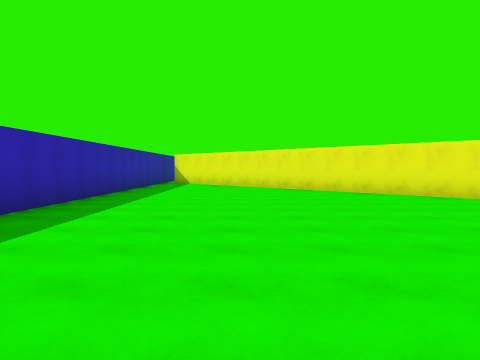
View 1 (above)

15 first-person views from a walk through a 3-D level made in the Unity game engine. The camera is 1.5 m above the floor, tilts 2° down and sees 70° across. The floor is counted in squares, 2.4 m on a side. Each view is taken from the middle of a square. On the plan, view 1 faces up. The plan holds only what a view shows up to about 10 squares ahead; the rest is blank. The player is left out.

View 2
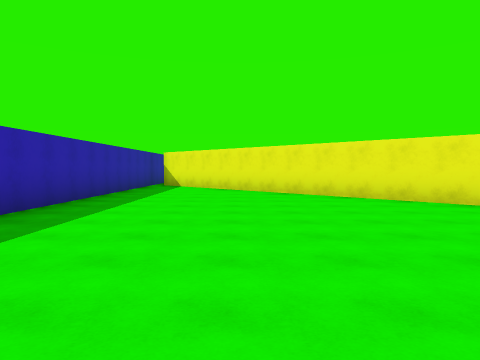

View 3
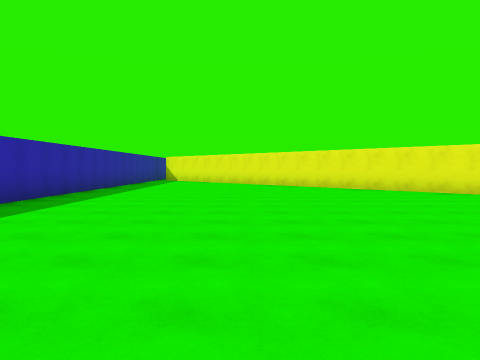

View 4
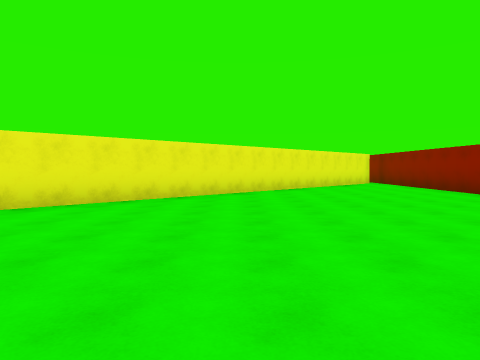

View 5
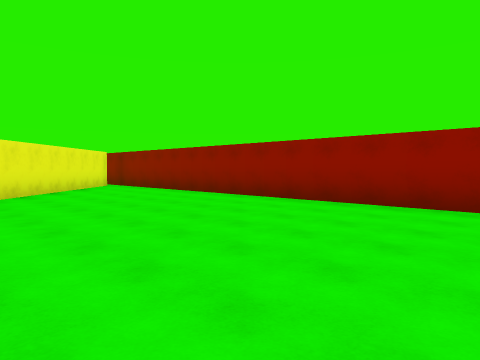

View 6
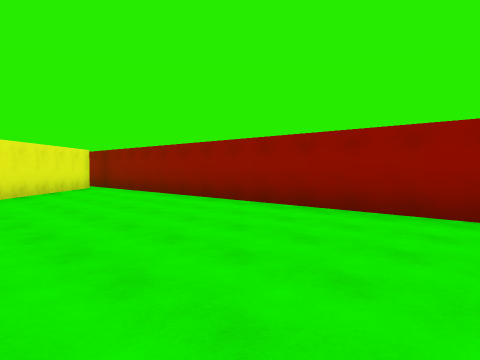

View 7
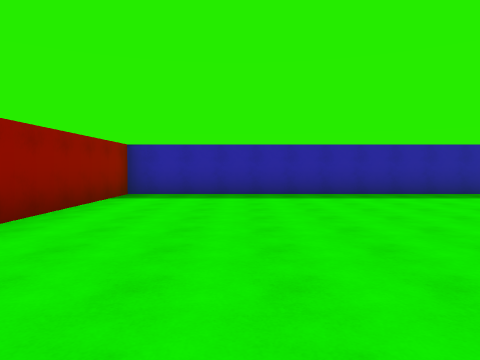

View 8
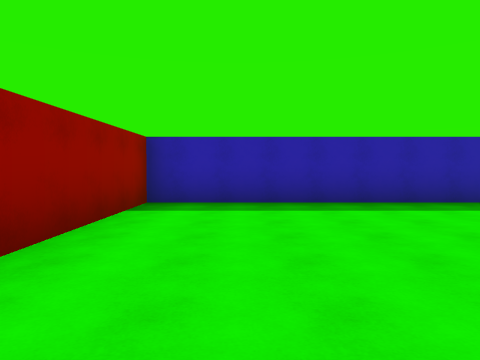

View 9
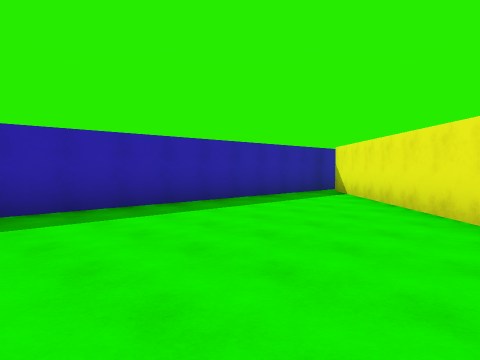

View 10
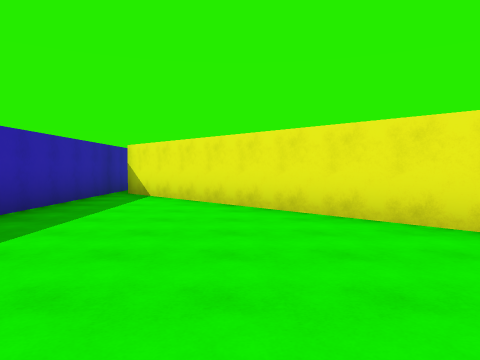

View 11
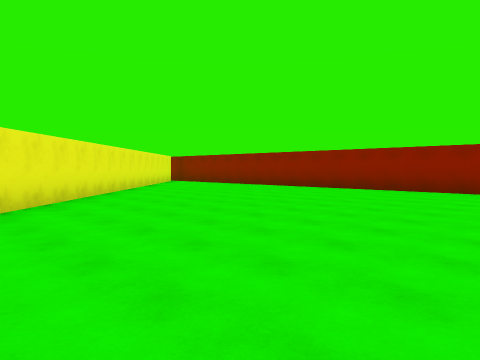

View 12
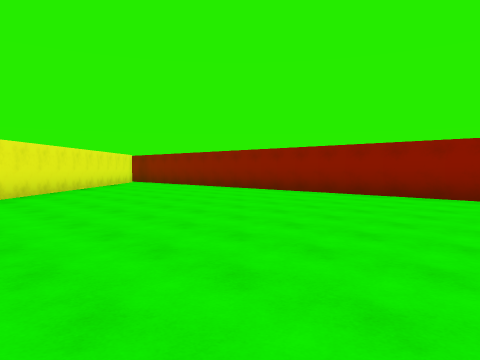

View 13
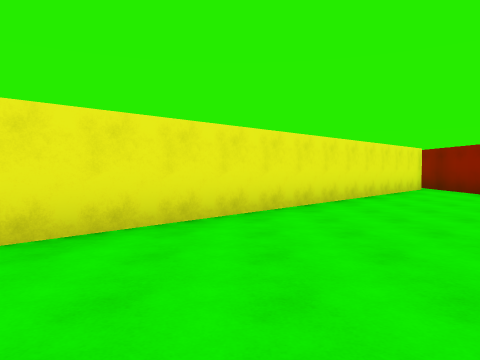

View 14
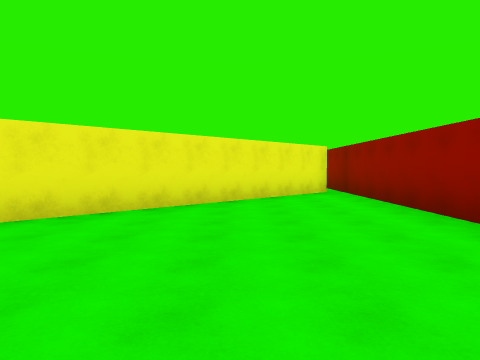

View 15
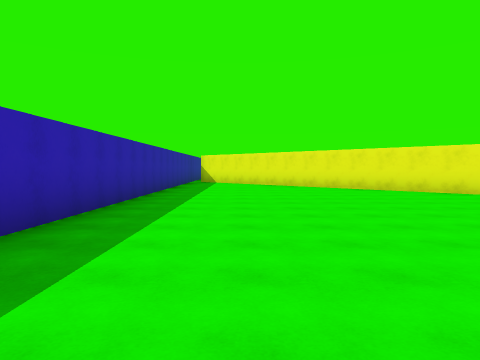

### Floor plan
Points are (right, up) in squares from view 1. A wall is a line through its corners. A room is listed if a view was taken in it or the views show most of it. See-through windows are left out.
Room 1 (views 1, 2, 3, 4, 5, 6, 7, 8, 9, 10, 11, 12, 13, 14, 15)
walls: (-3.2, 12.6) (-3.2, -3.7) (14, -3.7); (15, -3.3) (-1.9, 13.5)
ways out: opening at (-3, 13)

Positions as (right, up) in squares from view 1, and headings:
1: (0, 0), facing up
2: (0, 2), facing up
3: (1, -3), facing up
4: (1, 2), facing right
5: (3, 2), facing down-right
6: (4, 1), facing down-right
7: (5, -1), facing left
8: (3, -2), facing left
9: (2, 6), facing up-left
10: (0, 6), facing up
11: (1, 6), facing down-right
12: (1, 4), facing down-right
13: (5, 2), facing right
14: (6, -1), facing right
15: (-1, -1), facing up
